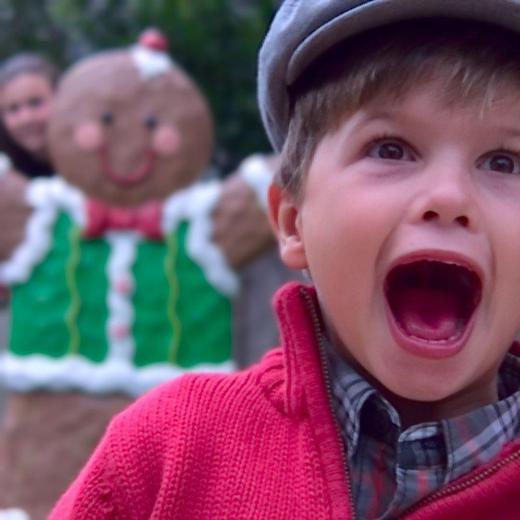
#> input picture Image-fusion-with-guided-filtering/child1.jpg, 520 x 520 px
$ python image_fusion_implementation.py
#> lines starting #> are read from the running program, lines starting #| are printed output that depends on the picture; after the words box and inside, x2 and y2 are one past the last pixel; in counts of white or black regions, pixels touching at a corner belong together
#> in main, image0 is the input picture: PIL image 520x520 RGB; mean R, G, B 117.4, 81.7, 100.8
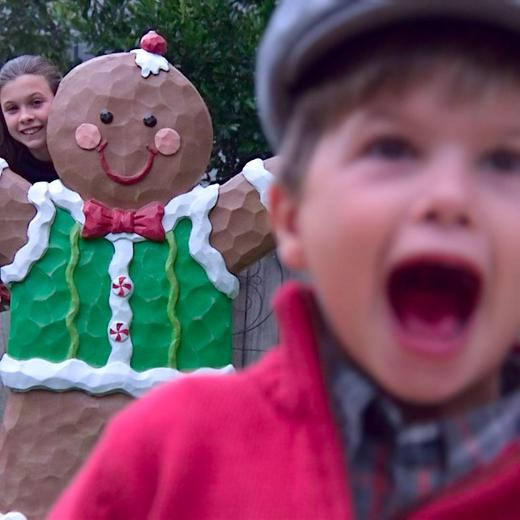
#> input picture Image-fusion-with-guided-filtering/child2.jpg, 520 x 520 px
#> in main, image1 is the input picture: PIL image 520x520 RGB; mean R, G, B 116.2, 80.3, 98.9
from PIL import Image
import numpy as np
from numpy.random import laplace
from scipy.ndimage import gaussian_filter, uniform_filter, laplace
from scipy.signal import convolve2d
import cv2
# [157 lines left out: functions padding, mean_filter_convolution, variance_filter_convolution, guided_filter, guided_filter_color, rgb_to_grayscale_channels, not called in this run]
def rgba_to_rgb(rgba_image):
    #convert the image from RGBA to RGB because the methode should work on the color image with three channels
    rgb = rgba_image[:, :, :3]
    if rgba_image.shape[2] == 4:
        alpha = rgba_image[:, :, 3:4] / 255.0
        background = np.ones_like(rgb)
        rgb = (1 - alpha) * background + alpha * rgb
    return rgb.astype(np.uint8)
def box_filter(X, r):
    return cv2.blur(X, (r, r))

def guided_filter_color_ameliorer(p, I, radius, eps):
    # Convert the guide image to RGB if it's RGBA.
    I = rgba_to_rgb(I)
    I = I.astype(np.float32)

    # Compute the mean of the guidance image using box filter.
    meanI = box_filter(I, radius)

    # Compute the mean of the input image using box filter.
    meanp = box_filter(p, radius)
    meanI2 = meanI ** 2

    # Mean of the product of guidance image and input image.
    mean_pI = box_filter(I * p[:, :, None], radius)

    # Covariance between the guidance image and the input image.
    covIp = mean_pI - meanI * meanp[:, :, None]

    # Variance of the guidance image.
    varI = meanI2 - meanI ** 2

    # Compute the 'a' coefficient for the guided filter.
    a = covIp / (varI + eps)

    # Compute the 'b' coefficient for the guided filter.
    b = meanp[:, :, np.newaxis] - a * meanI

    # Smooth the 'a' coefficient using box filter.
    mean_a = box_filter(a, radius)

    # Smooth the 'b' coefficient using box filter.
    mean_b = box_filter(b, radius)

    # Compute the output image.
    q = np.mean(mean_a * I + mean_b, axis=2)

    return q
# [76 lines left out: functions guided_filter_gray_ameliorer, fusion_color, not called in this run]
def fusion_color_ameliorer(im1, im2):
    # Normalize the input images to [0,1]
    im1 = im1.astype(np.float32) / 255.0 if im1.dtype == np.uint8 else im1
    im2 = im2.astype(np.float32) / 255.0 if im2.dtype == np.uint8 else im2

    # Verify dimensions match
    if im1.shape != im2.shape:
        im2 = cv2.resize(im2, (im1.shape[1], im1.shape[0]))

    # Parameters
    sigma_r = 5
    average_filter_size = 31
    r_1 = 45
    r_2 = 7
    eps_1 = 0.3
    eps_2 = 10e-6

    # Base layers
    base_layer1 = uniform_filter(im1, mode='reflect', size=average_filter_size)
    base_layer2 = uniform_filter(im2, mode='reflect', size=average_filter_size)

    # Detail layers
    detail_layer1 = im1 - base_layer1
    detail_layer2 = im2 - base_layer2

    # Edge information
    transformed_matrix_1 = laplace(im1, mode='reflect')
    transformed_matrix_2 = laplace(im2, mode='reflect')

    # Saliency maps
    saliency1 = gaussian_filter(np.sum(np.abs(transformed_matrix_1), axis=2), sigma_r, mode='reflect')
    saliency2 = gaussian_filter(np.sum(np.abs(transformed_matrix_2), axis=2), sigma_r, mode='reflect')

    # Mask
    mask = np.float32(saliency2 > saliency1)
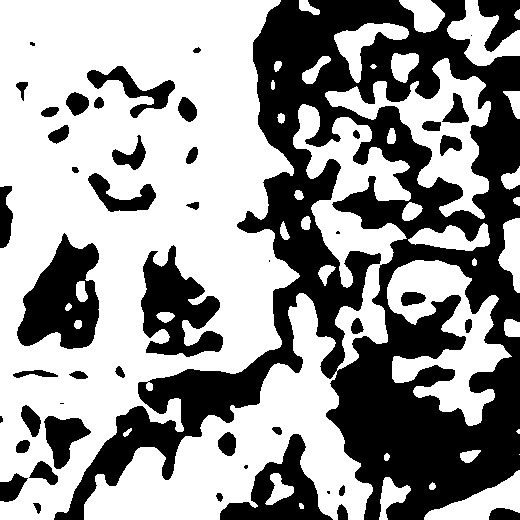
#> mask: shape (520, 520) float32; values 0 (black) and 1 (white), 59.7% white; 49 black regions (8 under 20 px), largest, box (x1, y1, x2, y2) and area: (54, 0, 520, 520) 82225, (17, 233, 99, 349) 5849, (141, 245, 223, 357) 5019

    # Weights
    w_b1 = guided_filter_color_ameliorer(1 - mask, im1, r_1, eps_1)
#> in guided_filter_color_ameliorer, `varI = meanI2 - meanI ** 2`: varI: shape (520, 520, 3) float32; every value is 0
    w_b2 = 1 - w_b1

    w_d1 = guided_filter_color_ameliorer(1 - mask, im1, r_2, eps_2)
#> call 2 of guided_filter_color_ameliorer, with radius = 7, eps = 1e-05
#> in guided_filter_color_ameliorer (call 2), `covIp = mean_pI - meanI * meanp[:, :, None]`:
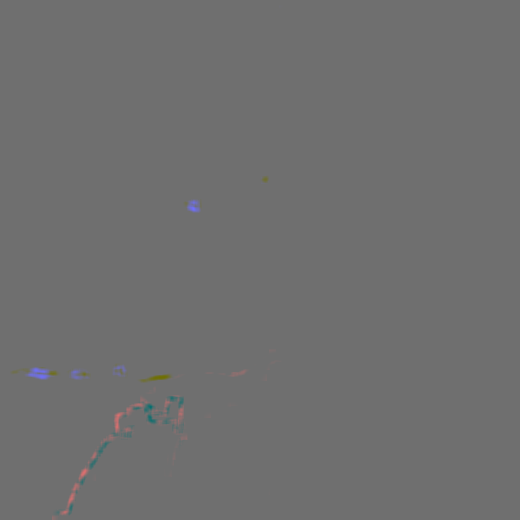
#> covIp: shape (520, 520, 3) float32; mean of channels 0, 1, 2 8.17e-05, 0, 9.83e-05; drawn with min black and max white
#> in guided_filter_color_ameliorer (call 2), `b = meanp[:, :, np.newaxis] - a * meanI`:
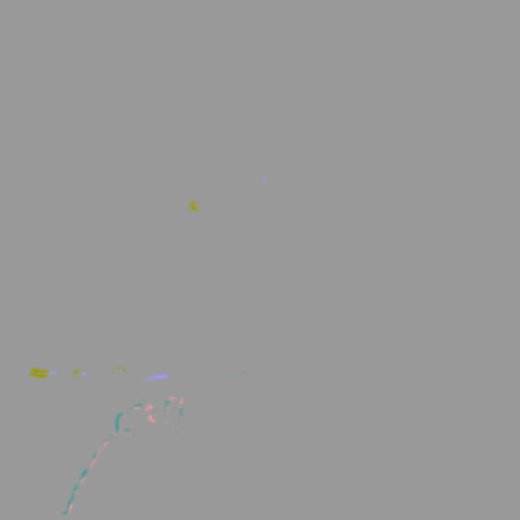
#> b: shape (520, 520, 3) float32; mean of channels 0, 1, 2 -1.8, 0.4, -5.2; drawn with min black and max white
#> in box_filter (call 10), `return cv2.blur(X, (r, r))`:
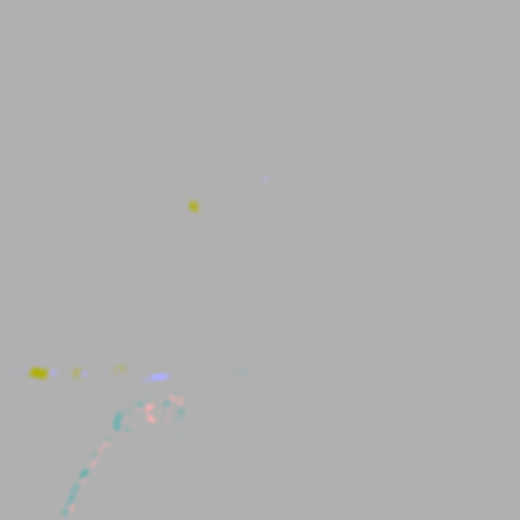
#> returned value: shape (520, 520, 3) float32; mean of channels 0, 1, 2 -1.8, 0.4, -5.2; drawn with min black and max white
    w_d2 = 1 - w_d1

    w_b1 = np.clip(w_b1, 0, 1)
    w_b2 = np.clip(w_b2, 0, 1)
    w_d1 = np.clip(w_d1, 0, 1)
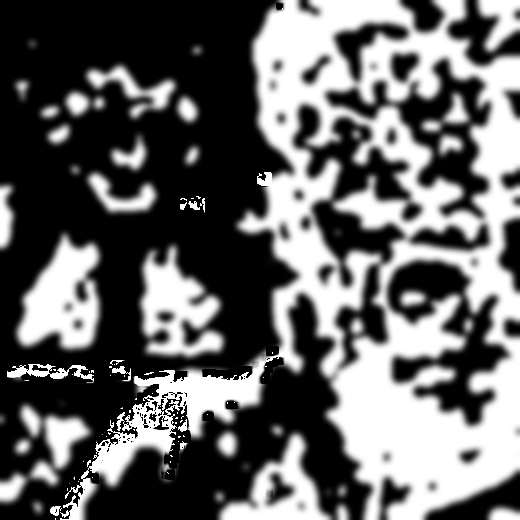
#> w_d1: shape (520, 520) float32; min 0, max 1, mean 0.4
    w_d2 = np.clip(w_d2, 0, 1)

    # Fused base and detail layers
    B_fused = base_layer1 * w_b1[:, :, np.newaxis] + base_layer2 * w_b2[:, :, np.newaxis]
    D_fused = detail_layer1 * w_d1[:, :, np.newaxis] + detail_layer2 * w_d2[:, :, np.newaxis]

    # Final fused image
    F = B_fused + D_fused
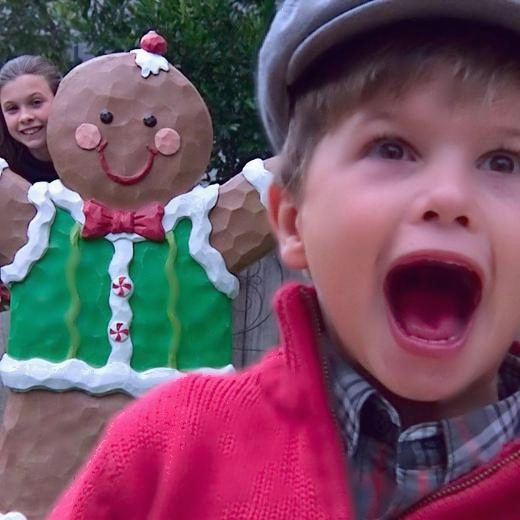
#> F: shape (520, 520, 3) float32; mean of channels 0, 1, 2 0.455, 0.313, 0.387; drawn with min black and max white
    F = np.clip(F, 0, 1)
    F = (F * 255).astype(np.uint8)
    return F
# [150 lines left out: functions fusion_gray, fusion_gray_ameliorer, not called in this run]

def main():
    im_path_0 = "child1.jpg"
    im_path_1 = "child2.jpg"

    image0 = Image.open(im_path_0)

    image1 = Image.open(im_path_1)

    image0 = np.array(image0)
    image1 = np.array(image1)

    image_result0 = fusion_color_ameliorer(image0,image1)
    image_result = Image.fromarray(image_result0)
    image_result.show()
    image_result.save(r"C:\Users\Lenovo\Documents\pythonProjects\IMA201\childFused_Color.jpg")


if __name__ == "__main__":
    main()
